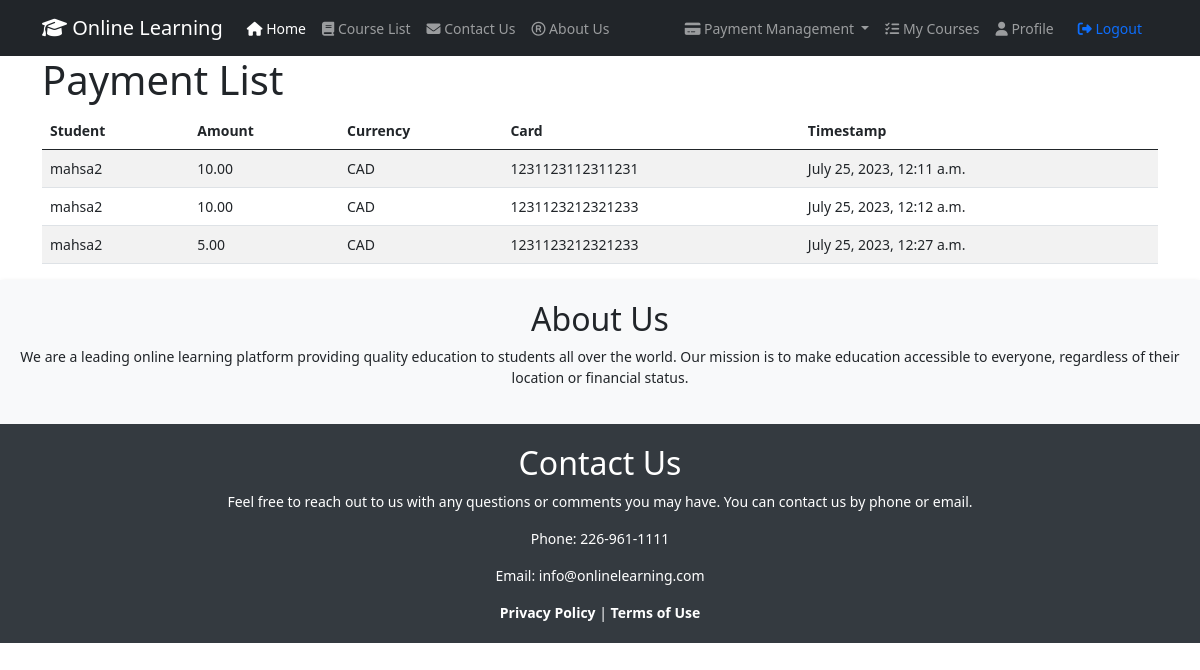
The app's page /payments/9 (signed in) with its own data.
### WhiteboardApp/models.py (models this page shows, shortened)
class Payment(models.Model):
    CURRENCY_CHOICES = (
        ('USD', 'US Dollars'),
        ('CAD', 'Canadian Dollars'),
        ('EUR', 'Euros'),
        ('GBP', 'British Pounds'),
        ('JPY', 'Japanese Yen'),
        ('CHF', 'Swiss Francs'),
        ('AUD', 'Australian Dollars'),
        ('NZD', 'New Zealand Dollars'),
        ('BRL', 'Iranian Rial'),
        ('CNY', 'Chinese Yuan'),
    )
    student = models.ForeignKey(Student, on_delete=models.CASCADE)
    amount = models.DecimalField(max_digits=10, decimal_places=2)
    currency = models.CharField(max_length=3, choices=CURRENCY_CHOICES)
    timestamp = models.DateTimeField(default=timezone.now)
    transaction_id = models.CharField(max_length=100)
    card_number = models.CharField(max_length=20, blank=True, null=True)
    expiration_date = models.CharField(max_length=8, blank=True, null=True)
    cvc = models.CharField(max_length=5, blank=True, null=True)

class Student(models.Model):
    user = models.OneToOneField(User, on_delete=models.CASCADE, related_name='student')
    profile_picture = models.ImageField(upload_to='profile_pictures/', null=True, blank=True)
    bio = models.TextField(blank=True)
    date_of_birth = models.DateField(null=True, blank=True)
    address = models.CharField(max_length=255, blank=True)
    website = models.URLField(blank=True)
    phone_number = models.CharField(max_length=15, null=True, blank=True)
    courses_enrolled = models.ManyToManyField(Course, through='Enrollment')
    membership = models.ForeignKey(Membership, on_delete=models.SET_NULL, null=True, default=0)
    additional_data = models.JSONField(blank=True, null=True)
    class Meta:
        db_table = 'WhiteboardApp_student'
        verbose_name = 'student'
        verbose_name_plural = 'students'

### WhiteboardApp/views.py (the view)
# urls.py: path('payments/<int:student_id>', views.payment_list_of_student, name='payment_list_of_student'),
@login_required(login_url="WhiteboardApp:login_post")
def payment_list_of_student(request, student_id):
    payments = Payment.objects.filter(student_id=student_id)
    return render(request, 'PaymentTemplates/payment_list.html', {'payments': payments})

### templates/PaymentTemplates/payment_list.html (shortened to what this page needs)
{% extends "base.html" %}
{% block content %}
    <h1>Payment List</h1>
    <table class="table table-striped table-hover">
        <thead>
        <tr>
            <th>Student</th>
            <th>Amount</th>
            <th>Currency</th>
            <th>Card</th>
            <th>Timestamp</th>
        </tr>
        </thead>
        <tbody>
        {% for payment in payments %}
            <tr>
                <td>{{ payment.student.user.username }}</td>
                <td>{{ payment.amount }}</td>
                <td>{{ payment.currency }}</td>
                <td>{{ payment.card_number }}</td>
                <td>{{ payment.timestamp }}</td>
            </tr>
        {% endfor %}
        </tbody>
    </table>
{% endblock %}

### static/css/base.css (style rules this page uses)
body { font-size: 14px; }

### records on screen
Payment: student.user.username "mahsa2", amount "10.00", currency "CAD", card_number "1231123112311231", timestamp "July 25, 2023, 12:11 a.m."
Payment: student.user.username "mahsa2", amount "10.00", currency "CAD", card_number "1231123212321233", timestamp "July 25, 2023, 12:12 a.m."
Payment: student.user.username "mahsa2", amount "5.00", currency "CAD", card_number "1231123212321233", timestamp "July 25, 2023, 12:27 a.m."
